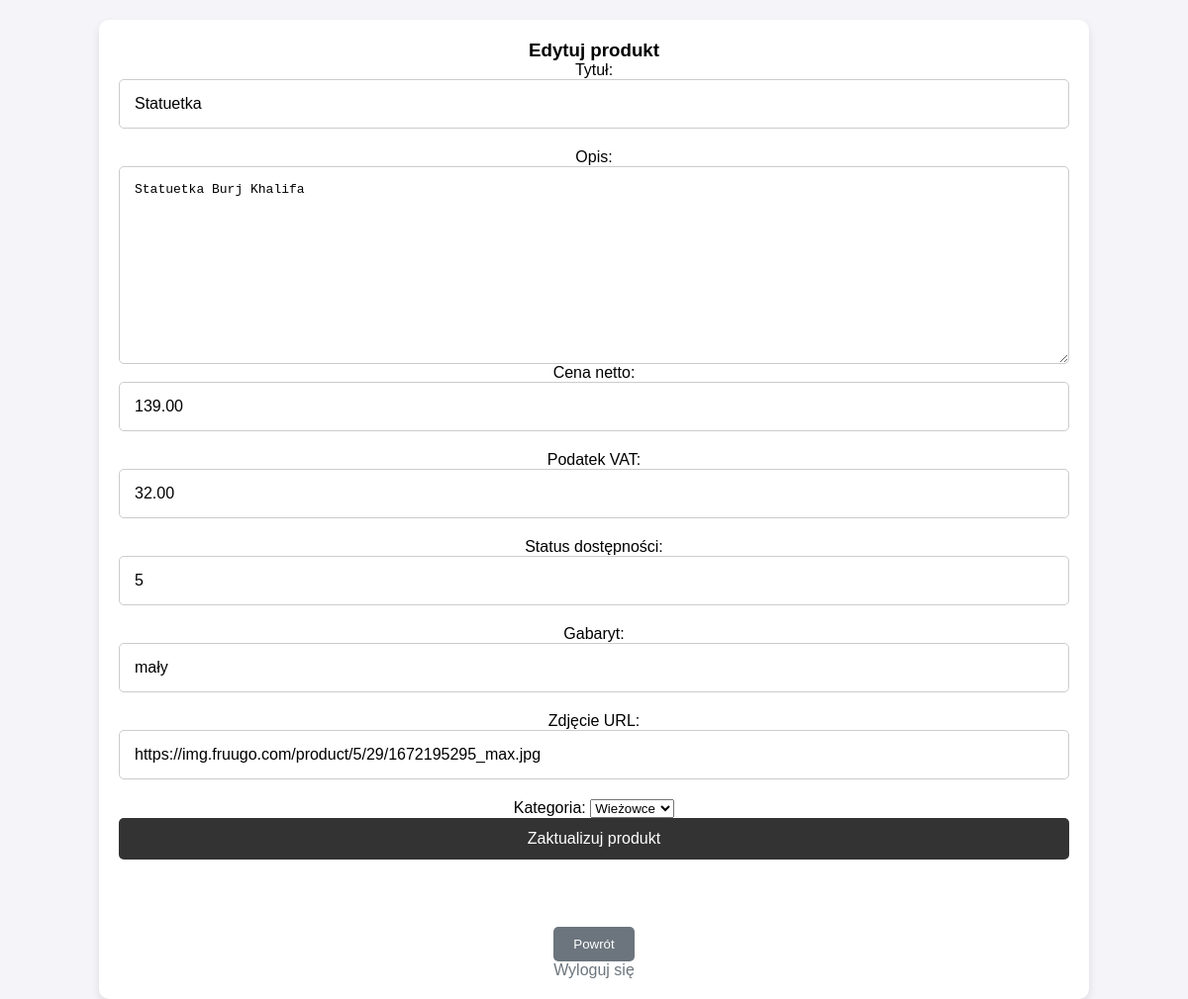
The page /lab12/admin/admin.php?action=edytuj_produkt&id=1 (signed in) on the database its author committed.
### tables this page shows
CREATE TABLE IF NOT EXISTS produkty (
    id INT(11) NOT NULL AUTO_INCREMENT,      
    tytul VARCHAR(255) NOT NULL,             
    opis TEXT DEFAULT NULL,                  
    data_utworzenia DATE NOT NULL DEFAULT CURRENT_TIMESTAMP(),    
    data_modyfikacji DATE DEFAULT CURRENT_TIMESTAMP(),          
    data_wygasniecia DATE DEFAULT NULL,      
    cena_netto DECIMAL(10,2) NOT NULL,       
    podatek_vat DECIMAL(4,2) NOT NULL,       
    ilosc INT(11) NOT NULL DEFAULT 0,        
    status_dostepnosci TINYINT(1) NOT NULL DEFAULT 1,   
    gabaryt ENUM('mały', 'średni', 'duży', 'transport') DEFAULT 'mały',   
    zdjecie VARCHAR(255) DEFAULT NULL,       
    category_id INT(11) NOT NULL,            
    PRIMARY KEY (id),                       
    FOREIGN KEY (category_id) REFERENCES categories(id)   
);

CREATE TABLE IF NOT EXISTS categories (
    id INT AUTO_INCREMENT PRIMARY KEY,   
    matka INT DEFAULT 0,                 
    nazwa VARCHAR(255) NOT NULL          
);

### lab12/admin/admin.php (the view, shortened to what this page needs)
<?php
include('./cfg.php');
echo "<div class='main'>";
$errorMessage = '';
function EdytujProdukt()
{
    global $conn;
    if (isset($_GET['id'])) {
        $id = (int)$_GET['id'];
        if ($_SERVER['REQUEST_METHOD'] === 'POST') {
            $tytul = mysqli_real_escape_string($conn, $_POST['tytul']);
            $opis = mysqli_real_escape_string($conn, $_POST['opis']);
            $cena_netto = $_POST['cena_netto'];
            $podatek_vat = $_POST['podatek_vat'];
            $status_dostepnosci = $_POST['status_dostepnosci'];
            $gabaryt = $_POST['gabaryt'];
            $zdjecie = $_POST['zdjecie'];
            $category_id = $_POST['category_id'];
            $query = "UPDATE produkty SET tytul = '$tytul', opis = '$opis', cena_netto = '$cena_netto',
                      podatek_vat = '$podatek_vat', status_dostepnosci = '$status_dostepnosci', gabaryt = '$gabaryt',
                      zdjecie = '$zdjecie', category_id = '$category_id' WHERE id = $id";
            $result = mysqli_query($conn, $query);
            if ($result) {
                echo "Produkt został zaktualizowany.";
                header("Location: admin.php?action=pokaz_produkty");
            } else {
                echo "Błąd przy edytowaniu produktu.";
            }
        } else {
            $query = "SELECT * FROM produkty WHERE id = $id";
            $result = mysqli_query($conn, $query);
            $row = mysqli_fetch_assoc($result);
            echo '<h3>Edytuj produkt</h3>';
            echo '<form method="POST">';
            echo 'Tytuł: <input type="text" name="tytul" value="' . $row['tytul'] . '" required><br />';
            echo 'Opis: <textarea name="opis" required>' . $row['opis'] . '</textarea><br />';
            echo 'Cena netto: <input type="number" name="cena_netto" value="' . $row['cena_netto'] . '" required><br />';
            echo 'Podatek VAT: <input type="number" name="podatek_vat" value="' . $row['podatek_vat'] . '" required><br />';
            echo 'Status dostępności: <input type="number" name="status_dostepnosci" value="' . $row['status_dostepnosci'] . '" required><br />';
            echo 'Gabaryt: <input type="text" name="gabaryt" value="' . $row['gabaryt'] . '" required><br />';
            echo 'Zdjęcie URL: <input type="text" name="zdjecie" value="' . $row['zdjecie'] . '"><br />';
            echo 'Kategoria: <select name="category_id" required>';
            $categories_query = "SELECT id, nazwa FROM categories";
            $categories_result = mysqli_query($conn, $categories_query);
            while ($category = mysqli_fetch_assoc($categories_result)) {
                echo '<option value="' . $category['id'] . '" ' . ($category['id'] == $row['category_id'] ? 'selected' : '') . '>' . $category['nazwa'] . '</option>';
            }
            echo '</select><br />';
            echo '<input type="submit" value="Zaktualizuj produkt">';
            echo '</form>';
            echo '<br><a href="'.$_SERVER['HTTP_REFERER'].'"><button>Powrót</button></a>';
        }
    } else {
        echo "Brak produktu z podanym ID.";
    }
}
if (isset($_SESSION['admin_logged_in']) && $_SESSION['admin_logged_in'] === true) {
    if (isset($_GET['action'])) {
        switch ($_GET['action']) {
            case 'edytuj_produkt':
                EdytujProdukt();
                break;
        }
    } else {
        ListaPodstron();
    }
    echo '<br><a href="wylogujsie.php">Wyloguj się</a>';
} else {
    echo FormularzLogowania($errorMessage);
}
    echo '<link rel="stylesheet" type="text/css" href="../css/panel.css">';
?>

### lab12/css/panel.css (style rules this page uses)
* { margin: 0; padding: 0; box-sizing: border-box; }
.main { background-color: white; padding: 20px; border-radius: 10px; box-shadow: 0 4px 8px rgba(0, 0, 0, 0.1); width: 100%; max-width: 1000px; text-align: center; }
a { color: #6c757d; text-decoration: none; font-size: 1em; }
input[type="submit"] { background-color: #333; color: white; padding: 12px 25px; border: none; border-radius: 5px; cursor: pointer; font-size: 1em; width: 100%; }
textarea { width: 100%; height: 200px; padding: 15px; border-radius: 5px; border: 1px solid #ccc; font-size: 1em; resize: vertical; }
input[type="text"], input[type="number"] { width: 100%; padding: 15px; margin-bottom: 20px; border-radius: 5px; border: 1px solid #ccc; font-size: 1em; }
button { margin-top: 20px; background-color: #6c757d; color: white; padding: 10px 20px; border: none; border-radius: 5px; cursor: pointer; }
form { margin-bottom: 30px; }

### rows shown on the page
produkty: tytul "Statuetka", opis "Statuetka Burj Khalifa", cena_netto "139.00", podatek_vat "32.00", status_dostepnosci "5", gabaryt "mały", zdjecie "https://img.fruugo.com/product/5/29/1672195295_max.jpg", category_id "Wieżowce"
